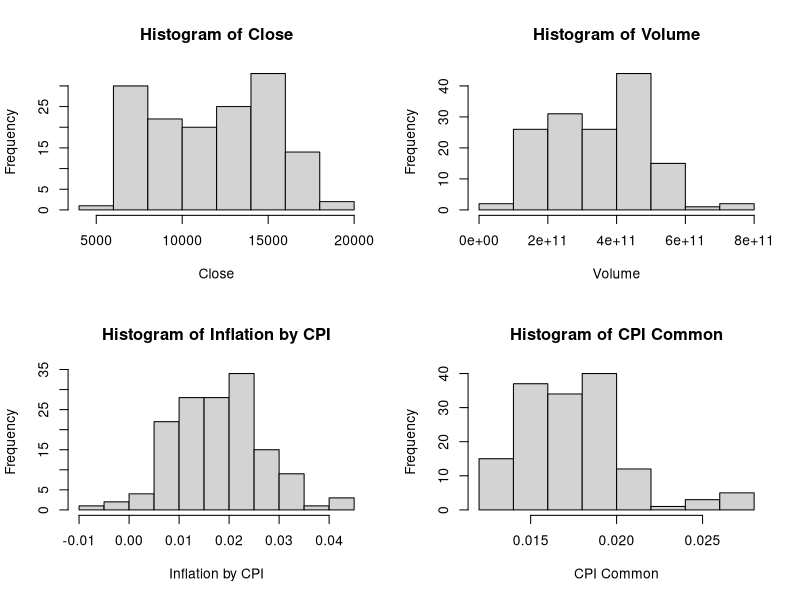
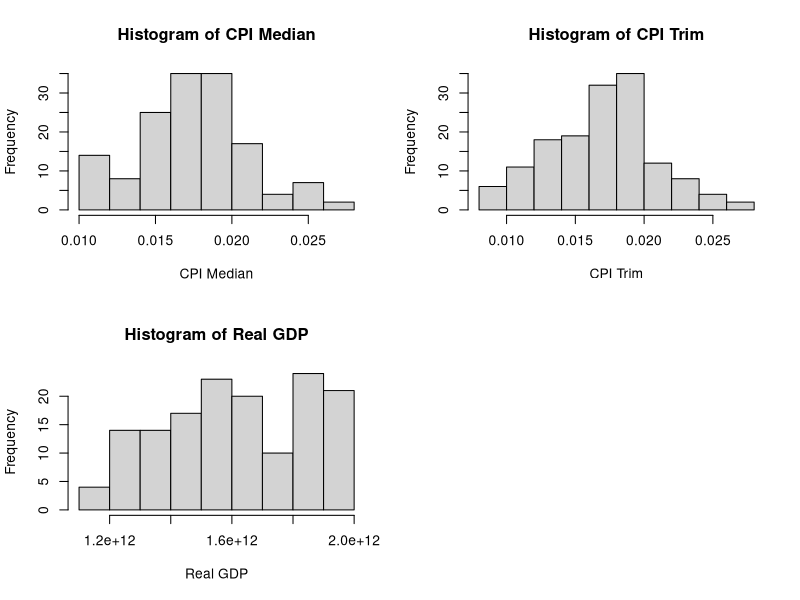
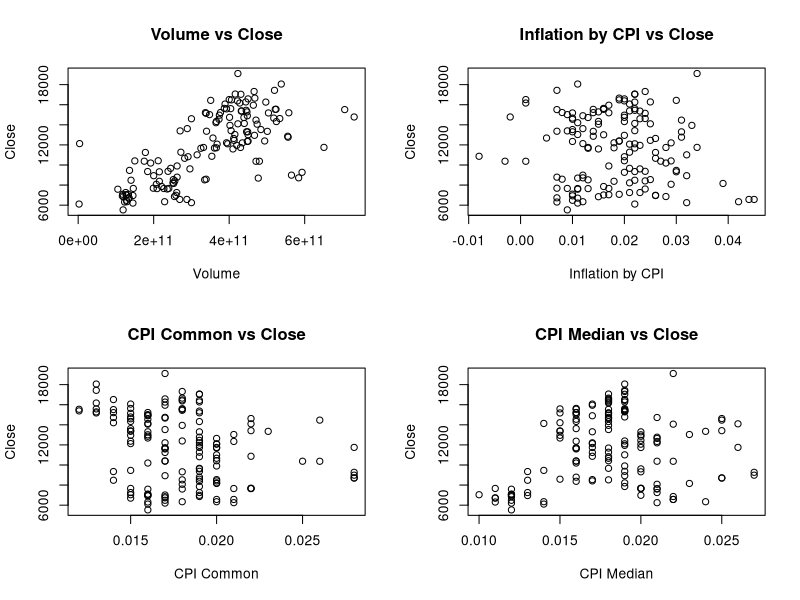
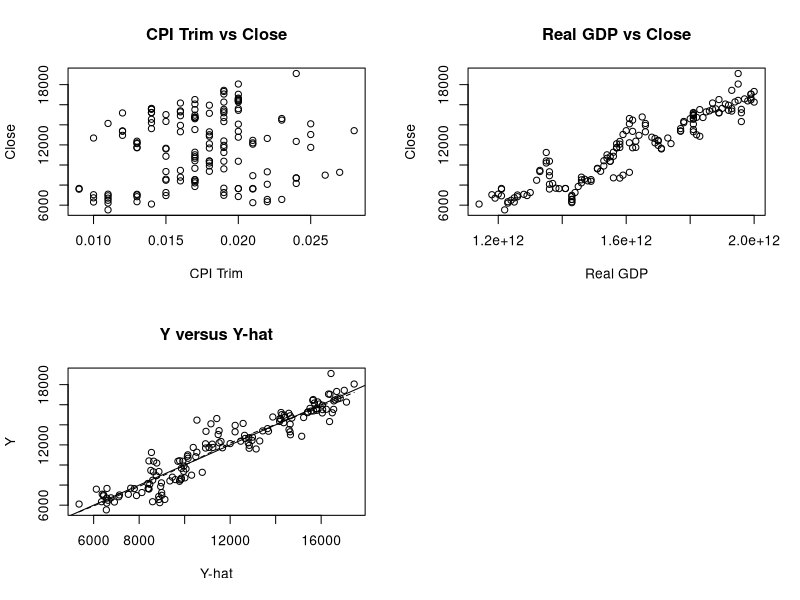
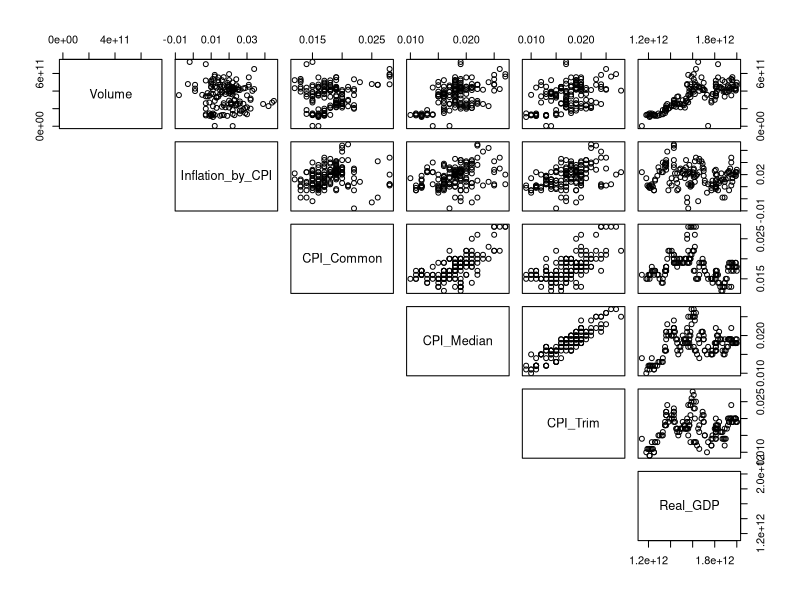
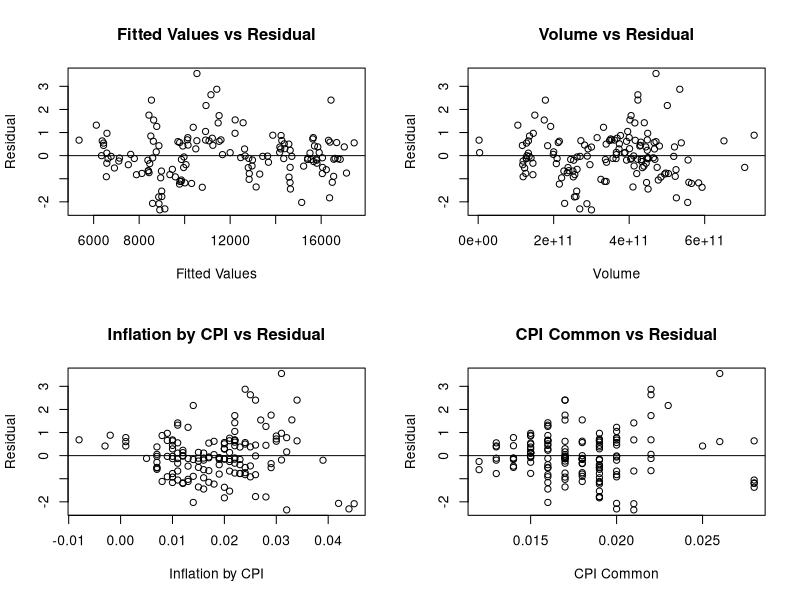
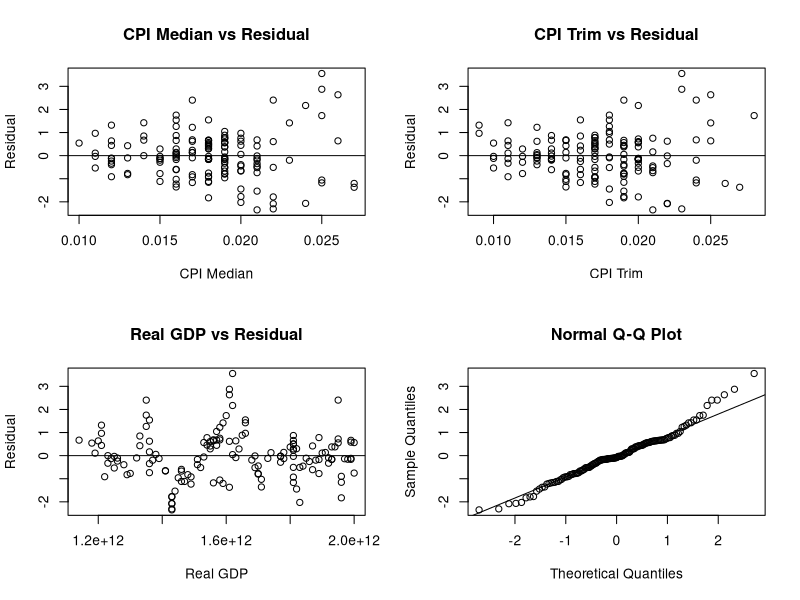

Write R code to recreate these figures, in order. (Note: this script raises an error after producing the figures.)
## ---- chunk 1
# Import Data
df <- read.csv("Combined Dataset with GDP.csv")
# Check if values are imported correctly
str(df)
## ---- chunk 2
# par(mfrow=c(1,2))
# hist(df$Inflation_Upper_Band)
# hist(df$Inflation_Lower_Band)
## ---- chunk 3
# Remove Inflation_Upper_ and Lower_Band
df <- df[, !(names(df) %in% c("Inflation_Upper_Band", "Inflation_Lower_Band"))]
# Percentage values are not in decimal form, we will transform them
df$Inflation_by_CPI <- df$Inflation_by_CPI / 100
df$CPI_Common <- df$CPI_Common / 100
df$CPI_Median <- df$CPI_Median / 100
df$CPI_Trim <- df$CPI_Trim / 100

# Make dataset complete case
df <- df[complete.cases(df), ]
## ---- chunk 4
# Create a 50/50 split
set.seed(1)

# Opted for a higher number of samples to include in the training dataset
train_df <- df[sample(1:nrow(df), ceiling(nrow(df)/2), replace=FALSE), ]
test_df <- df[which(!(df$Date %in% train_df$Date)), ]

# Delete the Date columnn because we don't need it anymore
train_df <- train_df[, !(names(train_df) %in% c("Date"))]
test_df <- test_df[, !(names(test_df) %in% c("Date"))]

# Confirm the dimensions of the datasets
dim(train_df)
dim(test_df)
## ---- chunk 5
meanTrain <- apply(train_df, 2, mean)
sdTrain <- apply(train_df, 2, sd)
sdTrain

meanTest <- apply(test_df, 2, mean)
sdTest <- apply(test_df, 2, sd)
## ---- chunk 6
# Plot Histograms
par(mfrow=c(2,2))
for (i in 1:length(train_df)) {
  hist(
    train_df[,i],
    main=paste("Histogram of", gsub("_", " ", names(train_df)[i])),
    xlab=gsub("_", " ", names(train_df)[i])
    )
}
## ---- chunk 7
# Plot scatterplots against Close
par(mfrow=c(2,2))
for (i in 2:(length(train_df))) {
  plot(
    train_df[,i],
    train_df$Close,
    main=paste(gsub("_", " ", names(train_df)[i]), "vs", "Close"),
    xlab=gsub("_", " ", names(train_df)[i]),
    ylab="Close"
    )
}
## ---- chunk 8
s1 <- lm(train_df$Close ~ ., data=train_df)
summary(s1)
## ---- chunk 9
# Condition 1
plot(train_df$Close ~ fitted(s1), main="Y versus Y-hat", xlab="Y-hat", ylab="Y")
abline(a=0, b=1)
lines(lowess(train_df$Close ~ fitted(s1)), lty=2)

# Condition 2
pairs(train_df[, c(2:length(train_df))], lower.panel=NULL)
## ---- chunk 10
# Get the residuals from spec 1
r1 <- rstandard(s1)

# Plot the residual plots
par(mfrow=c(2,2))
# Residual plot for the fitted values
plot(r1 ~ fitted(s1), xlab="Fitted Values", ylab="Residual", main="Fitted Values vs Residual")
abline(a = 0, b = 0)
# Residual plots for the predictors
for (i in 2:(length(train_df))) {
  plot(r1 ~ train_df[, i], xlab=gsub("_", " ", colnames(train_df)[i]), ylab="Residual", main=paste(gsub("_", " ", colnames(train_df)[i]), "vs Residual"))
  abline(a = 0, b = 0)
}

# Plot the qq plots
qqnorm(r1)
qqline(r1)
## ---- chunk 11
# Box-Cox Transformation
library(car)

p <- powerTransform(cbind(
  train_df[, 1],
  train_df[, 2],
  train_df[, 3],
  train_df[, 4],
  train_df[, 5],
  train_df[, 6],
  train_df[, 7]
) ~ 1, family="bcnPower")
summary(p)
## ---- chunk 12
# Apply transformations
transformed_train_df <- cbind(train_df)  # get a copy of the training set
transformed_train_df[, 1] <- transformed_train_df[, 1] * 1
transformed_train_df[, 2] <- log(transformed_train_df[, 2])
transformed_train_df[, 3] <- transformed_train_df[, 3] * 1
transformed_train_df[, 4] <- log(transformed_train_df[, 4])
transformed_train_df[, 5] <- transformed_train_df[, 5] * 1
transformed_train_df[, 6] <- transformed_train_df[, 6] * 1
transformed_train_df[, 7] <- transformed_train_df[, 7] * 1
## ---- chunk 13
s2 <- lm(transformed_train_df$Close ~ ., data=transformed_train_df)
summary(s2)
## ---- chunk 14
# Condition 1
plot(transformed_train_df$Close ~ fitted(s2), main="Y versus Y-hat", xlab="Y-hat", ylab="Y")
abline(a=0, b=1)
lines(lowess(transformed_train_df$Close ~ fitted(s2)), lty=2)

# Condition 2
pairs(transformed_train_df[, c(2:length(transformed_train_df))], lower.panel=NULL)
## ---- chunk 15
# Get the residuals from spec 1
r2 <- rstandard(s2)

# Plot the residual plots
par(mfrow=c(2,2))
# Residual plot for the fitted values
plot(r2 ~ fitted(s2), xlab="Fitted Values", ylab="Residual")
abline(a = 0, b = 0)
# Residual plots for the predictors
for (i in 2:(length(transformed_train_df))) {
  plot(r2 ~ transformed_train_df[, i], xlab=gsub("_", " ", colnames(transformed_train_df)[i]), ylab="Residual")
  abline(a = 0, b = 0)
}

# Plot the qq plots
qqnorm(r2)
qqline(r2)
## ---- chunk 16
# Construct the reduced model
reduced_mod <- lm(train_df$Close ~ Volume + CPI_Common + CPI_Median + CPI_Trim + Real_GDP, data=train_df)
summary(reduced_mod)
## ---- chunk 17
# Condition 1
plot(train_df$Close ~ fitted(reduced_mod), main="Y versus Y-hat", xlab="Y-hat", ylab="Y")
abline(a=0, b=1)
lines(lowess(train_df$Close ~ fitted(reduced_mod)), lty=2)

# Condition 2
pairs(train_df[, c(2, 4:7)], lower.panel=NULL)
## ---- chunk 18
# Get the residuals from spec 1
reduced_r <- rstandard(reduced_mod)

# Plot the residual plots
par(mfrow=c(2,2))
# Residual plot for the fitted values
plot(reduced_r ~ fitted(reduced_mod), xlab="Fitted Values", ylab="Residual")
abline(a = 0, b = 0)
# Residual plots for the predictors
for (i in 2:(length(train_df))) {
  plot(r2 ~ train_df[, i], xlab=gsub("_", " ", colnames(train_df)[i]), ylab="Residual")
  abline(a = 0, b = 0)
}

# Plot the qq plots
qqnorm(reduced_r)
qqline(reduced_r)
## ---- chunk 19
anova(reduced_mod, s1)
## ---- chunk 20
vif(reduced_mod)
## ---- chunk 21
VIF_mod <- lm(train_df$Close ~ Volume + CPI_Common + Real_GDP, data=train_df)
summary(VIF_mod)
vif(VIF_mod)
## ---- chunk 22
# Condition 1
plot(train_df$Close ~ fitted(VIF_mod), main="Y versus Y-hat", xlab="Y-hat", ylab="Y")
abline(a=0, b=1)
lines(lowess(train_df$Close ~ fitted(VIF_mod)), lty=2)

# Condition 2
pairs(train_df[, c(2, 4, 7)], lower.panel=NULL)

# Get the residuals
VIF_r <- rstandard(VIF_mod)

# Plot the residual plots
par(mfrow=c(2,2))
# Residual plot for the fitted values
plot(VIF_r ~ fitted(VIF_mod), xlab="Fitted Values", ylab="Residual")
abline(a = 0, b = 0)
# Residual plots for the predictors
for (i in c(2, 4, 7)) {
  plot(VIF_r ~ train_df[, i], xlab=gsub("_", " ", colnames(train_df)[i]), ylab="Residual")
  abline(a = 0, b = 0)
}

# Plot the qq plots
qqnorm(VIF_r)
qqline(VIF_r)
## ---- chunk 23
library(leaps)

best <- regsubsets(Close ~ ., data=train_df, nbest=1)
summary(best)
subsets(best, statistic = "adjr2")
## ---- chunk 24
library(MASS)

# Forward selection
stepAIC(
  lm(Close ~ 1, data=train_df),
  scope = list(upper=lm(Close ~ ., data=train_df)),
  direction = "forward",
  k = 2  # We wish to work with AIC
        )
## ---- chunk 25
# Backward selection based on AIC
stepAIC(
  lm(Close ~ ., data=train_df),
  scope = list(lower=lm(Close ~ 1, data=train_df)),
  direction = "backward",
  k = 2  # We wish to work with AIC
        )
## ---- chunk 26
#VIF_mod_1 <- lm(Close ~ Volume + CPI_Median + CPI_Common + Real_GDP, data=train_df)
#VIF_mod_2 <- lm(Close ~ Volume + CPI_Trim + CPI_Common + Real_GDP, data=train_df)

#summary(VIF_mod_1)
#summary(VIF_mod_2)
## ---- chunk 27
# Forward Selection
stepAIC(
  lm(Close ~ 1, data=train_df),
  scope = list(upper=lm(Close ~ ., data=train_df)),
  direction = "forward",
  k = log(nrow(train_df))  # We wish to work with BIC
        )
## ---- chunk 28
# Backward selection based on BIC
stepAIC(
  lm(Close ~ ., data=train_df),
  scope = list(lower=lm(Close ~ 1, data=train_df)),
  direction = "backward",
  k = log(nrow(train_df))  # We wish to work with BIC
        )
## ---- chunk 29
# Step wise AIC
stepAIC(lm(Close ~., data=train_df), direction = "both", k = 2)
## ---- chunk 30
# Step wise BIC
stepAIC(lm(Close ~., data=train_df), direction = "both", k = log(nrow(train_df)))
## ---- chunk 31
final_mod <- lm(Close ~ Volume + CPI_Common + Real_GDP, data=train_df)
test_mod <- lm(Close ~ Volume + CPI_Common + Real_GDP, data=test_df)
## ---- chunk 32
vif(final_mod)
vif(test_mod)
## ---- chunk 33
# For Training Model
par(mfrow=c(2,3), oma=c(0,0,3,0))
# Leverage Points
l_pts_train <- which(hatvalues(final_mod) > 2 * (length(coef(final_mod))-1 + 1) / nrow(train_df))
l_pts_test <- which(hatvalues(test_mod) > 2 * (length(coef(test_mod))-1 + 1) / nrow(test_df))
# Plot in graph
# Training Set
plot(train_df$Close ~ train_df$Volume, main="Volume vs Close", xlab="Volume", ylab="Close")
points(train_df$Close[l_pts_train] ~ train_df$Volume[l_pts_train], col="red", pch=19)
plot(train_df$Close ~ train_df$CPI_Common, main="CPI Common vs Close", xlab="CPI Common", ylab="Close")
points(train_df$Close[l_pts_train] ~ train_df$CPI_Common[l_pts_train], col="red", pch=19)
plot(train_df$Close ~ train_df$Real_GDP, main="Real GDP vs Close", xlab="Real GDP", ylab="Close")
points(train_df$Close[l_pts_train] ~ train_df$Real_GDP[l_pts_train], col="red", pch=19)
# Testing Set
plot(test_df$Close ~ test_df$Volume, main="Volume vs Close", xlab="Volume", ylab="Close")
points(test_df$Close[l_pts_test] ~ test_df$Volume[l_pts_test], col="red", pch=19)
plot(test_df$Close ~ test_df$CPI_Common, main="CPI Common vs Close", xlab="CPI Common", ylab="Close")
points(test_df$Close[l_pts_test] ~ test_df$CPI_Common[l_pts_test], col="red", pch=19)
plot(test_df$Close ~ test_df$Real_GDP, main="Real GDP vs Close", xlab="Real GDP", ylab="Close")
points(test_df$Close[l_pts_test] ~ test_df$Real_GDP[l_pts_test], col="red", pch=19)
mtext("Leverage Points", outer=TRUE, cex=1.2)

# Outliers
train_r <- rstandard(final_mod)
outliers_train <- which(train_r < -4 | train_r > 4)
test_r <- rstandard(test_mod)
outliers_test <- which(test_r < -4 | test_r > 4)
# Plot in graph
# Training Set
plot(train_df$Close ~ train_df$Volume, main="Volume vs Close", xlab="Volume", ylab="Close")
points(train_df$Close[outliers_train] ~ train_df$Volume[outliers_train], col="blue", pch=19)
plot(train_df$Close ~ train_df$CPI_Common, main="CPI Common vs Close", xlab="CPI Common", ylab="Close")
points(train_df$Close[outliers_train] ~ train_df$CPI_Common[outliers_train], col="blue", pch=19)
plot(train_df$Close ~ train_df$Real_GDP, main="Real GDP vs Close", xlab="Real GDP", ylab="Close")
points(train_df$Close[outliers_train] ~ train_df$Real_GDP[outliers_train], col="blue", pch=19)
# Testing Set
plot(test_df$Close ~ test_df$Volume, main="Volume vs Close", xlab="Volume", ylab="Close")
points(test_df$Close[outliers_test] ~ test_df$Volume[outliers_test], col="blue", pch=19)
plot(test_df$Close ~ test_df$CPI_Common, main="CPI Common vs Close", xlab="CPI Common", ylab="Close")
points(test_df$Close[outliers_test] ~ test_df$CPI_Common[outliers_test], col="blue", pch=19)
plot(test_df$Close ~ test_df$Real_GDP, main="Real GDP vs Close", xlab="Real GDP", ylab="Close")
points(test_df$Close[outliers_test] ~ test_df$Real_GDP[outliers_test], col="blue", pch=19)
mtext("Outliers", outer=TRUE, cex=1.2)

# Influential Points
# Find the cooks distance and compare to cutoff
DCutOff_Train <- qf(0.5, length(coef(final_mod)) - 1, nrow(train_df) - length(coef(final_mod)) - 2)
D_pts <- which(cooks.distance(final_mod) > DCutOff_Train)
DCutOff_Test <- qf(0.5, length(coef(test_mod)) - 1, nrow(test_df) - length(coef(test_mod)) - 2)
D_pts_test <- which(cooks.distance(test_mod) > DCutOff_Test)
# Find DEFFITS and compare to cutoff
DFFITSCutOff <- 2 * sqrt((length(coef(final_mod)) - 1)/nrow(train_df))
DFFITS_pts <- which(abs(dffits(final_mod)) > DFFITSCutOff)
DFFITSCutOff_Test <- 2 * sqrt((length(coef(test_mod)) - 1)/nrow(test_df))
DFFITS_pts_test <- which(abs(dffits(test_mod)) > DFFITSCutOff_Test)
# Find DFBETAS and compare to cutoff
DFBETACutOff <- 2 / sqrt(nrow(train_df))
dfb_Intercept <- which(abs(dfbetas(final_mod)[,1]) > DFBETACutOff)
dfb_Volume <- which(abs(dfbetas(final_mod)[,2]) > DFBETACutOff)
dfb_CPI_Common <- which(abs(dfbetas(final_mod)[,3]) > DFBETACutOff)
dfb_Real_GDP <- which(abs(dfbetas(final_mod)[,4]) > DFBETACutOff)

DFBETACutOff_Test <- 2 / sqrt(nrow(test_df))
dfb_Intercept_test <- which(abs(dfbetas(test_mod)[,1]) > DFBETACutOff_Test)
dfb_Volume_test <- which(abs(dfbetas(test_mod)[,2]) > DFBETACutOff_Test)
dfb_CPI_Common_test <- which(abs(dfbetas(test_mod)[,3]) > DFBETACutOff_Test)
dfb_Real_GDP_test <- which(abs(dfbetas(test_mod)[,4]) > DFBETACutOff_Test)
# Get the unique points
dfb_pts <- unique(c(dfb_CPI_Common, dfb_Intercept, dfb_Real_GDP, dfb_Intercept))
influential_pts <- unique(dfb_pts, D_pts)

dfb_pts_test <- unique(c(dfb_CPI_Common_test, dfb_Intercept_test, dfb_Real_GDP_test, dfb_Intercept_test))
influential_pts_test <- unique(dfb_pts_test, D_pts_test)

# Plot in graph
# Training Set
plot(train_df$Close ~ train_df$Volume, main="Volume vs Close", xlab="Volume", ylab="Close")
points(train_df$Close[influential_pts] ~ train_df$Volume[influential_pts], col="orange", pch=19)
plot(train_df$Close ~ train_df$CPI_Common, main="CPI Common vs Close", xlab="CPI Common", ylab="Close")
points(train_df$Close[influential_pts] ~ train_df$CPI_Common[influential_pts], col="orange", pch=19)
plot(train_df$Close ~ train_df$Real_GDP, main="Real GDP vs Close", xlab="Real GDP", ylab="Close")
points(train_df$Close[influential_pts] ~ train_df$Real_GDP[influential_pts], col="orange", pch=19)
# Testing Set
plot(test_df$Close ~ test_df$Volume, main="Volume vs Close", xlab="Volume", ylab="Close")
points(test_df$Close[influential_pts_test] ~ test_df$Volume[influential_pts_test], col="orange", pch=19)
plot(test_df$Close ~ test_df$CPI_Common, main="CPI Common vs Close", xlab="CPI Common", ylab="Close")
points(test_df$Close[influential_pts_test] ~ test_df$CPI_Common[influential_pts_test], col="orange", pch=19)
plot(test_df$Close ~ test_df$Real_GDP, main="Real GDP vs Close", xlab="Real GDP", ylab="Close")
points(test_df$Close[influential_pts_test] ~ test_df$Real_GDP[influential_pts_test], col="orange", pch=19)
mtext("Influential Points", outer=TRUE, cex=1.2)
## ---- chunk 34
# Condition 1
par(mfrow=c(1,2))
# Training Set
plot(train_df$Close ~ fitted(final_mod), main="Y versus Y-hat", xlab="Y-hat", ylab="Y")
abline(a=0, b=1)
lines(lowess(train_df$Close ~ fitted(final_mod)), lty=2)
# Testing Set
plot(test_df$Close ~ fitted(test_mod), main="Y versus Y-hat", xlab="Y-hat", ylab="Y")
abline(a=0, b=1)
lines(lowess(test_df$Close ~ fitted(test_mod)), lty=2)
## ---- chunk 35
# Condition 2
pairs(train_df[, c(2, 4, 7)], lower.panel=NULL)
pairs(test_df[, c(2, 4, 7)], lower.panel=NULL)
## ---- chunk 36
# Get the residuals from spec 1
final_r <- rstandard(final_mod)
test_r <- rstandard(test_mod)
# Plot the residual plots
par(mfrow=c(5,2))
# Residual plot for the fitted values
plot(final_r ~ fitted(final_mod), xlab="Fitted Values", ylab="Residual", main="Fitted Values vs Residual for Training Set")
abline(a = 0, b = 0)
plot(test_r ~ fitted(test_mod), xlab="Fitted Values", ylab="Residual", main="Fitted Values vs Residual for Testing Set")
abline(a = 0, b = 0)
# Residual plots for the predictors
for (i in c(2,4,7)) {
  plot(final_r ~ train_df[, i], xlab=gsub("_", " ", colnames(train_df)[i]), ylab="Residual", main=paste(gsub("_", " ", colnames(train_df)[i]), "vs Residual in Training Set"))
  abline(a = 0, b = 0)
  plot(test_r ~ test_df[, i], xlab=gsub("_", " ", colnames(test_df)[i]), ylab="Residual", main=paste(gsub("_", " ", colnames(test_df)[i]), "vs Residual in Testing Set"))
  abline(a = 0, b = 0)
}

# Plot the qq plots
qqnorm(final_r)
qqline(final_r)
qqnorm(test_r)
qqline(test_r)
## ---- chunk 37
par(mfrow=c(2,2))
for (i in c(1,2,4,7)) {
  hist(
    train_df[,i],
    main=paste("Histogram of", gsub("_", " ", names(train_df)[i]), "in Training Set"),
    xlab=gsub("_", " ", names(train_df)[i])
    )
  hist(
    test_df[,i],
    main=paste("Histogram of", gsub("_", " ", names(test_df)[i]), "in Testing Set"),
    xlab=gsub("_", " ", names(test_df)[i])
    )
}
## ---- chunk 38
# Plot scatterplots against Close
par(mfrow=c(3,2))
for (i in c(2,4,7)) {
  plot(
    train_df[,i],
    train_df$Close,
    main=paste(gsub("_", " ", names(train_df)[i]), "vs", "Close", "in Training Set"),
    xlab=gsub("_", " ", names(train_df)[i]),
    ylab="Close"
    )
  plot(
    test_df[,i],
    test_df$Close,
    main=paste(gsub("_", " ", names(test_df)[i]), "vs", "Close", "in Testing Set"),
    xlab=gsub("_", " ", names(test_df)[i]),
    ylab="Close"
    )
}
## ---- chunk 39
summary(final_mod)
summary(test_mod)
